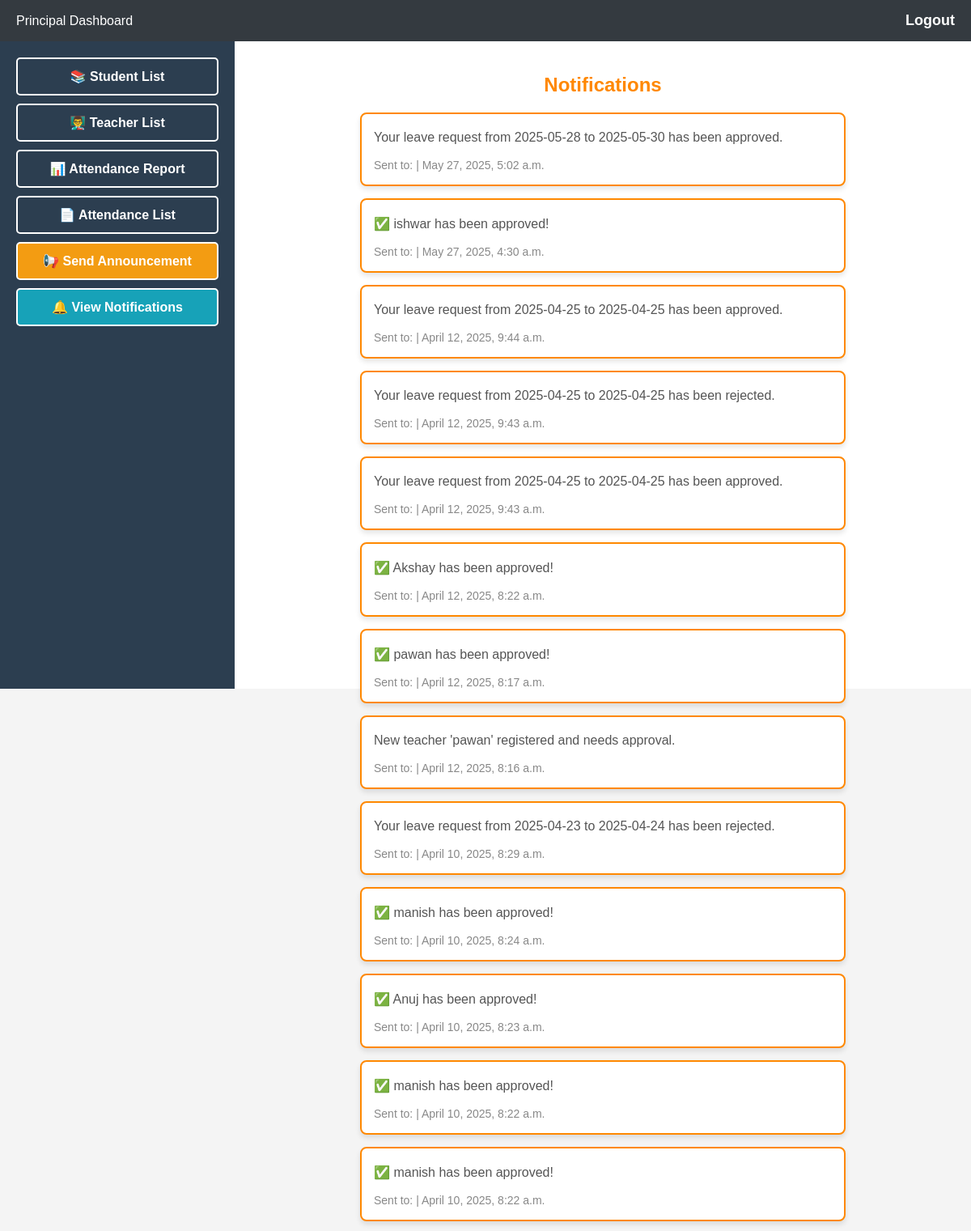
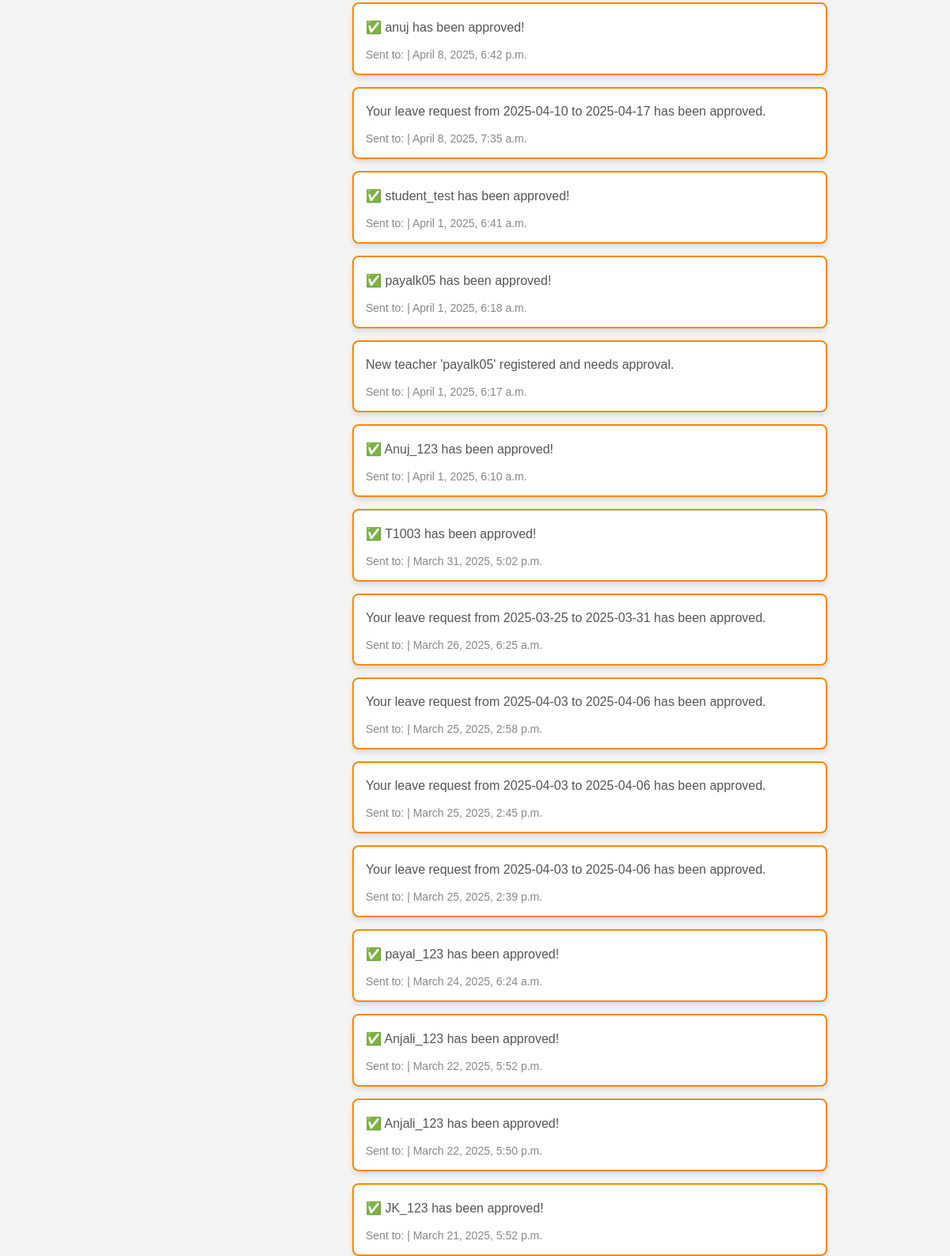
/principal/notifications/, run on the app's committed database (2 pictures, top to bottom).
### admin_panel/models.py (models this page shows, shortened)
class Notification(models.Model):
    recipient = models.ForeignKey(User, on_delete=models.CASCADE, null=True,
                                  blank=True)  # Admin who receives the notification
    message = models.TextField()
    created_at = models.DateTimeField(auto_now_add=True)  # Timestamp when created
    updated_at = models.DateTimeField(auto_now=True)  # Timestamp when last updated
    is_read = models.BooleanField(default=False)  # Mark as read when clicked
    class Meta:
        ordering = ["-created_at"]  # Show latest notifications first

### principal/views.py (the view)
# urls.py: path("notifications/", views.notification_list, name="notification_list"),
def notification_list(request):
    notifications = Notification.objects.all().order_by("-created_at")
    return render(request, "principal/notification_list.html", {"notifications": notifications})

### principal/templates/principal/notification_list.html (shortened to what this page needs)
{% extends 'base_p.html' %}
{% block content %}
    <h2 style="text-align: center; color: #ff8800;">Notifications</h2>
    <ul class="notification-list">
        {% for notification in notifications %}
            <li>
                <p class="notification-message">{{ notification.message }}</p>
                <small class="notification-meta">
                    Sent to: {{ notification.recipient.full_name }} | {{ notification.created_at }}
                </small>
            </li>
        {% empty %}
            <li>
                <p>No notifications found.</p>
            </li>
        {% endfor %}
    </ul>
{% endblock %}

### principal/templates/base_p.html (style rules this page uses)
body { font-family: Arial, sans-serif; margin: 0; padding: 0; background: #f4f4f4; }

### principal/templates/principal/notification_list.html (style rules this page uses)
.notification-list { list-style: none; padding: 0; max-width: 600px; margin: auto; }
.notification-list li { background: white; padding: 15px; margin-bottom: 15px; border-radius: 8px; border: 2px solid #ff8800; box-shadow: 0 4px 6px rgba(0, 0, 0, 0.1); transition: transform 0.3s ease-in-out, box-shadow 0.3s ease-in-out; opacity: 0; animation: slideUp 0.5s forwards; }
.notification-message { margin-top: 5px; font-size: 16px; color: #555; }
.notification-meta { margin-top: 8px; font-size: 14px; color: #888; }

### data on the page
Notification: message "Your leave request from 2025-05-28 to 2025-05-30 has been approved.", created_at "May 27, 2025, 5:02 a.m."
Notification: message "✅ ishwar has been approved!", created_at "May 27, 2025, 4:30 a.m."
Notification: message "Your leave request from 2025-04-25 to 2025-04-25 has been approved.", created_at "April 12, 2025, 9:44 a.m."
Notification: message "Your leave request from 2025-04-25 to 2025-04-25 has been rejected.", created_at "April 12, 2025, 9:43 a.m."
Notification: message "Your leave request from 2025-04-25 to 2025-04-25 has been approved.", created_at "April 12, 2025, 9:43 a.m."
Notification: message "✅ Akshay has been approved!", created_at "April 12, 2025, 8:22 a.m."
Notification: message "✅ pawan has been approved!", created_at "April 12, 2025, 8:17 a.m."
Notification: message "New teacher 'pawan' registered and needs approval.", created_at "April 12, 2025, 8:16 a.m."
Notification: message "Your leave request from 2025-04-23 to 2025-04-24 has been rejected.", created_at "April 10, 2025, 8:29 a.m."
Notification: message "✅ manish has been approved!", created_at "April 10, 2025, 8:24 a.m."
Notification: message "✅ Anuj has been approved!", created_at "April 10, 2025, 8:23 a.m."
Notification: message "✅ manish has been approved!", created_at "April 10, 2025, 8:22 a.m."
Notification: message "✅ manish has been approved!", created_at "April 10, 2025, 8:22 a.m."
Notification: message "✅ anuj has been approved!", created_at "April 8, 2025, 6:42 p.m."
Notification: message "Your leave request from 2025-04-10 to 2025-04-17 has been approved.", created_at "April 8, 2025, 7:35 a.m."
Notification: message "✅ student_test has been approved!", created_at "April 1, 2025, 6:41 a.m."
Notification: message "✅ payalk05 has been approved!", created_at "April 1, 2025, 6:18 a.m."
Notification: message "New teacher 'payalk05' registered and needs approval.", created_at "April 1, 2025, 6:17 a.m."
Notification: message "✅ Anuj_123 has been approved!", created_at "April 1, 2025, 6:10 a.m."
Notification: message "✅ T1003 has been approved!", created_at "March 31, 2025, 5:02 p.m."
Notification: message "Your leave request from 2025-03-25 to 2025-03-31 has been approved.", created_at "March 26, 2025, 6:25 a.m."
Notification: message "Your leave request from 2025-04-03 to 2025-04-06 has been approved.", created_at "March 25, 2025, 2:58 p.m."
Notification: message "Your leave request from 2025-04-03 to 2025-04-06 has been approved.", created_at "March 25, 2025, 2:45 p.m."
Notification: message "Your leave request from 2025-04-03 to 2025-04-06 has been approved.", created_at "March 25, 2025, 2:39 p.m."
Notification: message "✅ payal_123 has been approved!", created_at "March 24, 2025, 6:24 a.m."
Notification: message "✅ Anjali_123 has been approved!", created_at "March 22, 2025, 5:52 p.m."
Notification: message "✅ Anjali_123 has been approved!", created_at "March 22, 2025, 5:50 p.m."
Notification: message "✅ JK_123 has been approved!", created_at "March 21, 2025, 5:52 p.m."
